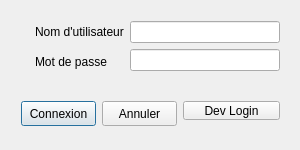
<?xml version="1.0" encoding="UTF-8"?>
<ui version="4.0">
 <class>LoginWindow</class>
 <widget class="QDialog" name="LoginWindow">
  <property name="geometry">
   <rect>
    <x>0</x>
    <y>0</y>
    <width>300</width>
    <height>150</height>
   </rect>
  </property>
  <property name="windowTitle">
   <string>LoginWindow</string>
  </property>
  <widget class="QWidget" name="mainWidget" native="true">
   <property name="geometry">
    <rect>
     <x>0</x>
     <y>0</y>
     <width>300</width>
     <height>150</height>
    </rect>
   </property>
   <widget class="QWidget" name="formLayoutWidget">
    <property name="geometry">
     <rect>
      <x>10</x>
      <y>10</y>
      <width>281</width>
      <height>81</height>
     </rect>
    </property>
    <layout class="QFormLayout" name="formLayout">
     <property name="labelAlignment">
      <set>Qt::AlignLeading|Qt::AlignLeft|Qt::AlignVCenter</set>
     </property>
     <property name="leftMargin">
      <number>25</number>
     </property>
     <item row="2" column="0">
      <widget class="QLabel" name="usernameLabel">
       <property name="text">
        <string>Nom d'utilisateur</string>
       </property>
      </widget>
     </item>
     <item row="4" column="0">
      <widget class="QLabel" name="passwordLabel">
       <property name="minimumSize">
        <size>
         <width>0</width>
         <height>25</height>
        </size>
       </property>
       <property name="maximumSize">
        <size>
         <width>150</width>
         <height>25</height>
        </size>
       </property>
       <property name="text">
        <string>Mot de passe</string>
       </property>
      </widget>
     </item>
     <item row="2" column="1">
      <widget class="QLineEdit" name="lineEdit"/>
     </item>
     <item row="4" column="1">
      <widget class="QLineEdit" name="lineEdit_2"/>
     </item>
    </layout>
   </widget>
   <widget class="QWidget" name="horizontalLayoutWidget">
    <property name="geometry">
     <rect>
      <x>10</x>
      <y>90</y>
      <width>281</width>
      <height>41</height>
     </rect>
    </property>
    <layout class="QHBoxLayout" name="buttonLayout">
     <item>
      <widget class="QPushButton" name="connexionButton">
       <property name="minimumSize">
        <size>
         <width>75</width>
         <height>25</height>
        </size>
       </property>
       <property name="maximumSize">
        <size>
         <width>75</width>
         <height>25</height>
        </size>
       </property>
       <property name="text">
        <string>Connexion</string>
       </property>
      </widget>
     </item>
     <item>
      <widget class="QPushButton" name="annulerButton">
       <property name="minimumSize">
        <size>
         <width>75</width>
         <height>25</height>
        </size>
       </property>
       <property name="maximumSize">
        <size>
         <width>75</width>
         <height>25</height>
        </size>
       </property>
       <property name="text">
        <string>Annuler</string>
       </property>
      </widget>
     </item>
     <item>
      <widget class="QPushButton" name="AutoLoginButton">
       <property name="maximumSize">
        <size>
         <width>100</width>
         <height>16777215</height>
        </size>
       </property>
       <property name="text">
        <string>Dev Login</string>
       </property>
      </widget>
     </item>
    </layout>
   </widget>
  </widget>
 </widget>
 <layoutdefault spacing="6" margin="11"/>
 <resources/>
 <connections/>
</ui>
